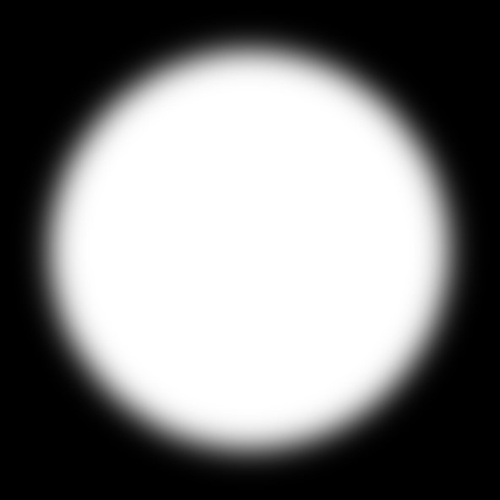
#> input picture pic/mask500x500.jpg, 500 x 500 px
$ jupyter execute --allow-errors test_chapter2.ipynb
#> lines starting #> are read from the running program, lines starting #| are printed output that depends on the picture
# 图像基础

## 2.1 二值图、灰度图、彩色图

- 二值图
    - 只有两种取值
- 灰度图
    - 对8位灰度图，有256种取值
- 彩色图（RGB)
    - 真彩色：RGB通道各有8位
    - 假彩色：8位表示256种颜色


## 2.2 图像的矩阵表示

[cell 1]
import numpy as np
import matplotlib.pyplot as plt
import cv2 as cv

[cell 2]
def show(img):
    if img.ndim==2:
        plt.imshow(img,cmap="gray")
    else:
        plt.imshow(cv.cvtColor(img,cv.COLOR_BGR2RGB))
    plt.show()
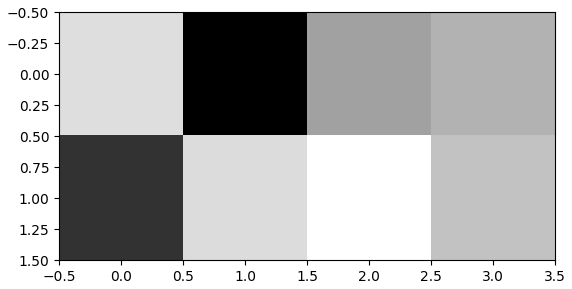
#> figure drawn by matplotlib, 1 panel

### 图象基础

[cell 3]
#两通道 即灰度图
A = np.random.randint(0,256,(2,4),dtype=np.uint8)
A,show(A)

[cell 4]
#三通道 即彩色图
B = np.random.randint(0,256,(2,4,3),dtype=np.uint8)
print("B的维度:",B.ndim)
print(B)
show(B)
#> in show (call 2), `plt.show()`:
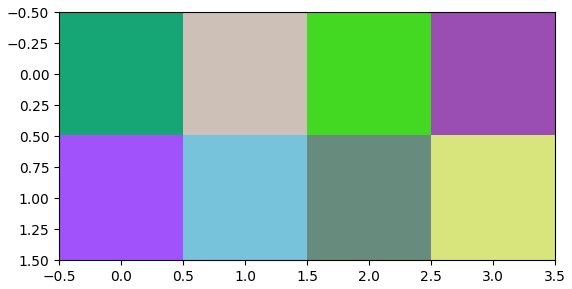
#> figure drawn by matplotlib, 1 panel

C = np.random.randint(0,256,(3,2,4),dtype=np.uint8)
print("C的维度:",C.ndim)
print(C)
show(C)
#> in show (call 3), `plt.show()`:
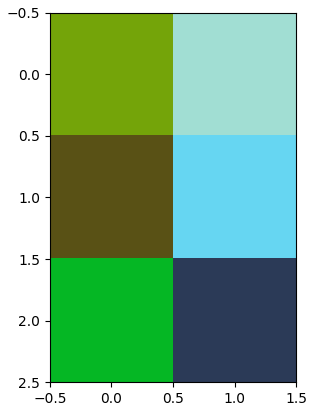
#> figure drawn by matplotlib, 1 panel

[cell 5]
np.uint8([-1,0,10,255,300]) #不在0-255之间的数会映射到0-255

[cell 6]
A2 = np.float32(A)
A2,show(A2)

[cell 7]
A2 /=255  #归一化
show(A2)

### 通道的分离和合并

[cell 8]
img = cv.imread("./pic/cubic500x500.jpg")
#> (the rest of this cell did not finish here and is left out)

#> (a cell that did not finish here is left out)

#> (a cell that did not finish here is left out)

#> (a cell that did not finish here is left out)

#> (a cell that did not finish here is left out)

### 彩色图转换为灰度图

#> (a cell that did not finish here is left out)

#> (a cell that did not finish here is left out)

#> (a cell that did not finish here is left out)

#> (a cell that did not finish here is left out)

#> (a cell that did not finish here is left out)

### 图像二值化
- 把灰度图转化为二值图

[cell 18]
thresh = 125 #阈值
#> (the rest of this cell did not finish here and is left out)

#> (a cell that did not finish here is left out)

## 2.3 图像相加、相减

[cell 20]
obj = cv.imread("pic/hedgehog500x500.jpg",0)
bg = cv.imread("pic/line500x500.jpg",0)
mask = cv.imread("pic/mask500x500.jpg",0)
#> mask is the input picture: shape (500, 500); min 0, max 255, mean 126.4
noise = cv.imread("pic/hedgehog_noise_500x500.jpg",0)
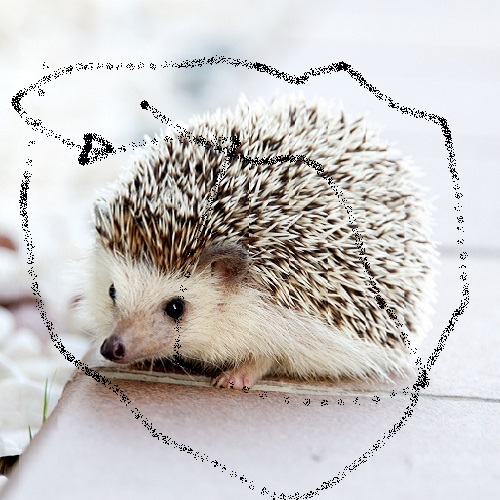
#> input picture pic/hedgehog_noise_500x500.jpg, 500 x 500 px
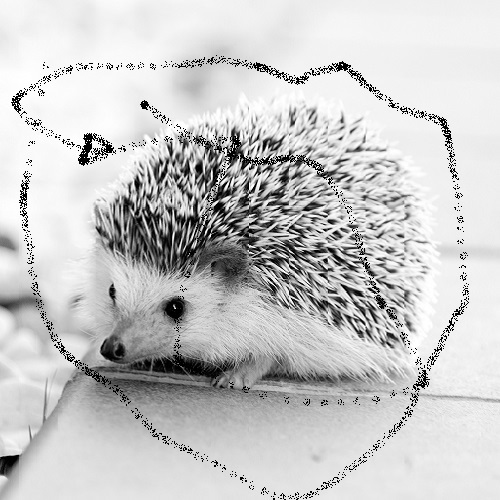
#> noise: shape (500, 500); min 0, max 255, mean 199.9

#> (the rest of this cell did not finish here and is left out)
